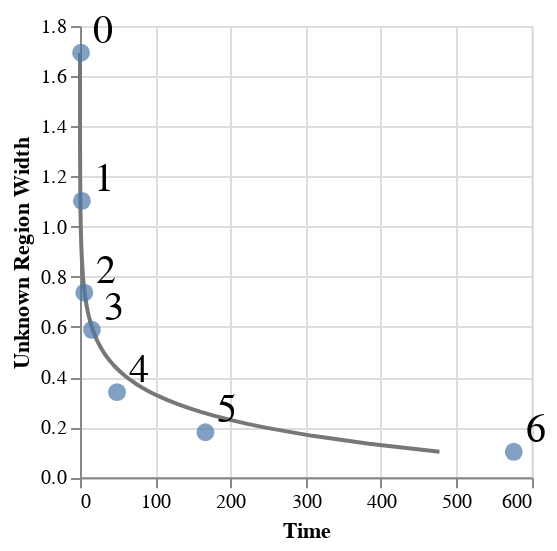

The cell this chart's notebook holds for it:
### Code cell
base_chart = alt.Chart(df).encode(
    alt.X('time', title='Time'),
    alt.Y('unknown_width', title='Unknown Region Width'),
)
l1 = base_chart.mark_circle(size=80)
l2 = base_chart.encode(
    alt.Text('depth', title='Depth'),
).mark_text(fontSize=20, xOffset=11, yOffset=-11)
#l3 = l1.mark_line(interpolate='basis', color='#777')
l3 = base_chart.transform_regression('unknown_width', 'time', method='exp').mark_line(color='#777')
(l3 + l1 + l2).configure(
    font='Sans',
).properties(
    width=textwidthpx/2,
    height=textwidthpx/2,
)

### Figure 1 — Vega-Lite specification as saved in the notebook (floating-point values rounded to 4 significant figures)
{"config": {"view": {"continuousWidth": 400, "continuousHeight": 300}, "font": "Sans"}, "layer": [{"mark": {"type": "line", "color": "#777"}, "encoding": {"x": {"type": "quantitative", "field": "time", "title": "Time"}, "y": {"type": "quantitative", "field": "unknown_width", "title": "Unknown Region Width"}}, "transform": [{"on": "unknown_width", "regression": "time", "method": "exp"}]}, {"mark": {"type": "circle", "size": 80}, "encoding": {"x": {"type": "quantitative", "field": "time", "title": "Time"}, "y": {"type": "quantitative", "field": "unknown_width", "title": "Unknown Region Width"}}}, {"mark": {"type": "text", "fontSize": 20, "xOffset": 11, "yOffset": -11}, "encoding": {"text": {"type": "quantitative", "field": "depth", "title": "Depth"}, "x": {"type": "quantitative", "field": "time", "title": "Time"}, "y": {"type": "quantitative", "field": "unknown_width", "title": "Unknown Region Width"}}}], "data": {"name": "data-c55d79d46fd2bf85437b655583ae1701"}, "height": 225.7, "width": 225.7, "$schema": "https://vega.github.io/schema/vega-lite/v4.8.1.json", "datasets": {"data-c55d79d46fd2bf85437b655583ae1701": [{"depth": 0.0, "time": 1.364, "unknown_width": 1.693}, {"depth": 1.0, "time": 2.538, "unknown_width": 1.103}, {"depth": 2.0, "time": 5.709, "unknown_width": 0.7365}, {"depth": 3.0, "time": 15.87, "unknown_width": 0.5885}, {"depth": 4.0, "time": 49.22, "unknown_width": 0.3399}, {"depth": 5.0, "time": 166.7, "unknown_width": 0.1801}, {"depth": 6.0, "time": 576.6, "unknown_width": 0.1019}]}}
